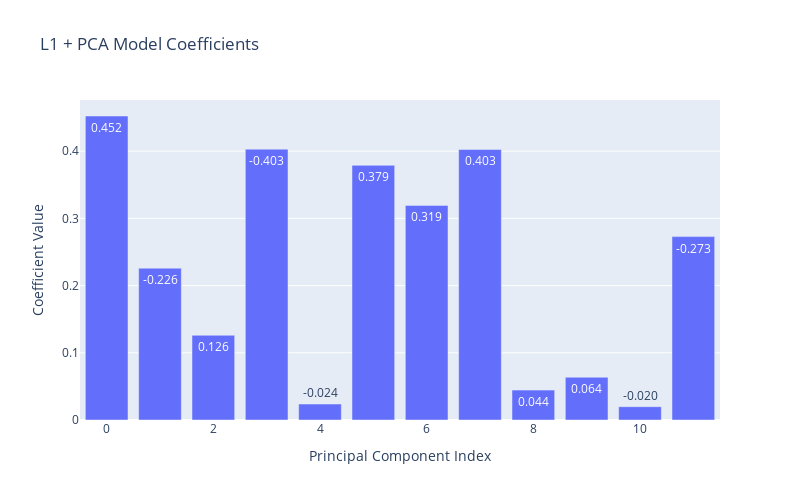

Here is the notebook cell this chart was saved with:
### Code cell
# Get coefficients from the L1+PCA model
coefs = lr_l1_pca.classifier.coef_[0]

# Create a bar plot to visualize coefficients
fig = go.Figure(data=go.Bar(
    x=list(range(len(coefs))),
    y=np.abs(coefs),
    text=[f'{coef:.3f}' for coef in coefs],
    textposition='auto'
))

fig.update_layout(
    title="L1 + PCA Model Coefficients",
    xaxis_title="Principal Component Index",
    yaxis_title="Coefficient Value",
    height=500,
    width=800
)

fig.show()

### Figure 1 — Plotly figure (JSON) as saved in the notebook; plotly's stock layout.template omitted (floating-point values rounded to 4 significant figures)
{"data": [{"text": ["0.452", "-0.226", "0.126", "-0.403", "-0.024", "0.379", "0.319", "0.403", "0.044", "0.064", "-0.020", "-0.273"], "textposition": "auto", "type": "bar", "x": [0, 1, 2, 3, 4, 5, 6, 7, 8, 9, 10, 11], "y": [0.4523, 0.2259, 0.126, 0.403, 0.02375, 0.3789, 0.3193, 0.4025, 0.0445, 0.06361, 0.01979, 0.2729]}], "layout": {"height": 500, "title": {"text": "L1 + PCA Model Coefficients"}, "width": 800, "xaxis": {"title": {"text": "Principal Component Index"}}, "yaxis": {"title": {"text": "Coefficient Value"}}}}
